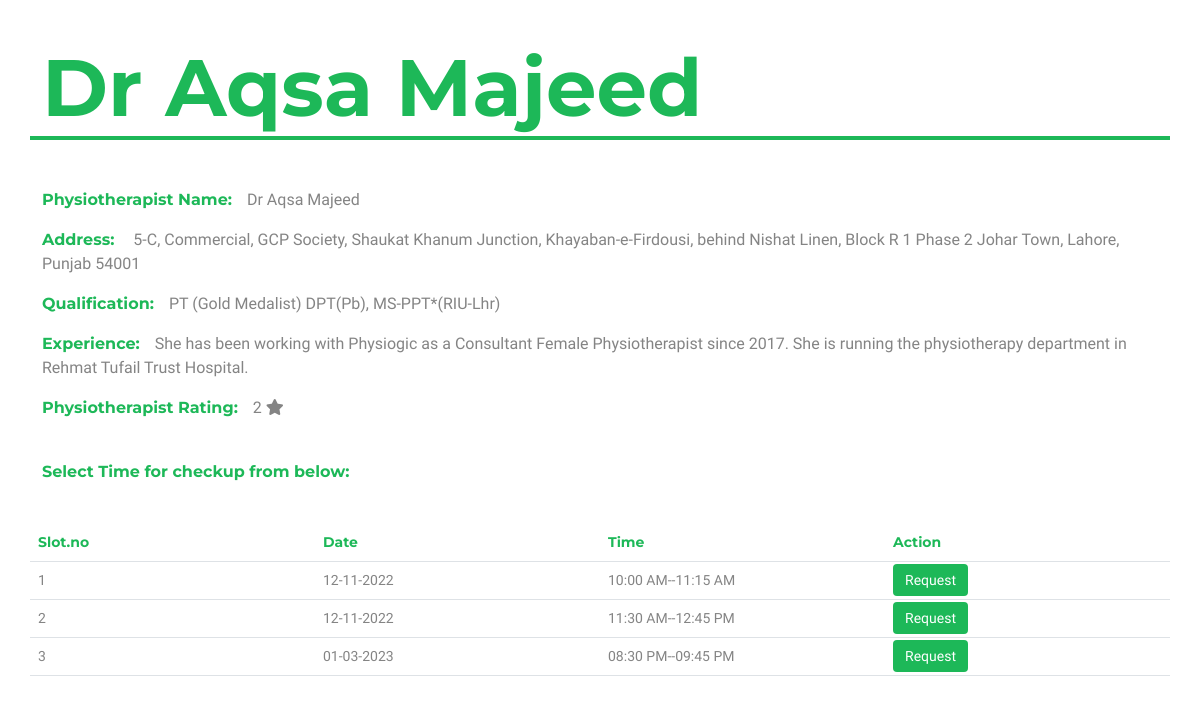
Page /UserPanel/physiotherapist-info.php?view=17 (signed in) on the committed database.
### tables this page shows
CREATE TABLE `physiotherapist` (
  `Physio_id` int(11) NOT NULL,
  `Physio_name` varchar(255) NOT NULL,
  `Physio_address` varchar(255) NOT NULL,
  `Physio_email` varchar(255) NOT NULL,
  `Physio_gender` varchar(255) NOT NULL,
  `Physio_qualification` varchar(255) NOT NULL,
  `Physio_experience` varchar(255) NOT NULL,
  `Physio_password` varchar(255) NOT NULL,
  `Physio_phone` varchar(255) NOT NULL,
  `Physio_rating` int(2) NOT NULL
);

### UserPanel/physiotherapist-info.php (the view, shortened to what this page needs)
<?php
include("../db/conn.php");
if(isset($_GET['view'])){
$view = $_GET['view'];
$result = mysqli_query($con, "SELECT * FROM `physiotherapist` WHERE `Physio_id` = '$view'");
$check = mysqli_fetch_assoc($result);}
?>
<!DOCTYPE html>
<html lang="en">
<head>
    <link href="https://cdn.jsdelivr.net/npm/bootstrap@5.2.0/dist/css/bootstrap.min.css" rel="stylesheet">
    <link rel="stylesheet" href="./patientStyle/patient.css">
</head>
<body>
    <section class="physio-info">
        <div class="container">
            <div class="row">
                <h1 class="Physio-info-header mb-5"><?php echo $check['Physio_name']; ?></h1>
                <p><label for="" class="input-labels">Physiotherapist Name: </label><?php echo $check['Physio_name']; ?></p>
                <p><label for="" class="input-labels">Address: </label>
                    <?php echo $check['Physio_address']; ?>
                </p>
                <p><label for="" class="input-labels">Qualification: </label><?php echo $check['Physio_qualification']; ?></p>
                <p><label for="" class="input-labels">Experience: </label><?php echo $check['Physio_experience']; ?></p>
                <p><label for="" class="input-labels">Physiotherapist Rating: </label><?php echo $check['Physio_rating']; ?> <i class="fa-solid fa-star"></i></p>
                <p><label for="" class="input-labels mt-4">Select Time for checkup from below:</label></p>
                <table class="table mt-4">
                    <tr class="col-12">
                        <th class="table-head col-3 col-xxl-3">Slot.no</th>
                        <th class="table-head col-3 col-xxl-3">Date</th>
                        <th class="table-head col-3 col-xxl-3">Time</th>
                        <th class="table-head col-3 col-xxl-3">Action</th>
                    </tr>
                    <?php
                    $timeResult = mysqli_query($con, "SELECT * FROM `time-slots` WHERE `Physio_id` = '$view'");
                    $i = 1;
                    ?>
                    <?php while($row = mysqli_fetch_array($timeResult)){   ?>
                    <tr>
                        <td><?php echo $i; ?></td>
                        <td><?php echo $row['Slot_date']; ?></td>
                        <td><?php echo $row ['Slot_time']; ?></td>
                        <td class="align-middle">
                            <a href="./request.php?request=<?php echo $row['Slot_id']; ?>" class="request">Request
                        </td>
                    </tr>
                    <?php $i++;} ?>
                </table>
            </div>
        </div>
    </section>
</body>
</html>

### UserPanel/patientStyle/patient.css (style rules this page uses)
.input-labels { color: rgb(29, 184, 88); font-family: 'Montserrat', sans-serif; font-size: 16px; font-weight: bolder; margin-right: 15px; }
p { color: #6d6c6cd6; font-family: 'Work Sans', sans-serif; font-size: 16px; }
td { color: #6d6c6cd6; font-family: 'Work Sans', sans-serif; font-size: 14px; }
.table-head { color: rgb(29, 184, 88); font-family: 'Montserrat', sans-serif; font-size: 14px; }
.select, .request { background-color: rgb(29, 184, 88); color: white; font-family: 'Work Sans', sans-serif; font-size: 14px; border: none; padding: 5px 15px 5px 15px; border-radius: 4px; }
.view-therapist, .physio-info { padding: 40px 10px 40px 10px; }

### UserPanel/physiotherapist-info.php (style rules this page uses)
.Physio-info-header { color: rgb(29, 184, 88); font-family: 'Montserrat', sans-serif; font-size: 80px; font-weight: bold; border-bottom: 4px solid rgb(29, 184, 88); }
.request { padding:8px 12px; text-decoration: none; }

### rows in the picture
physiotherapist: Physio_name "Dr Aqsa Majeed", Physio_address "5-C, Commercial, GCP Society, Shaukat Khanum Junction, Khayaban-e-Firdousi, behind Nishat Linen, Block R 1 Phase 2 Johar Town, Lahore, Punjab 54001", Physio_qualification "PT (Gold Medalist) DPT(Pb), MS-PPT*(RIU-Lhr)", Physio_experience "She has been working with Physiogic as a Consultant Female Physiotherapist since 2017. She is running the physiotherapy department in Rehmat Tufail Trust Hospital.", Physio_rating "2"
time-slots: Slot_date "12-11-2022", Slot_time "10:00 AM--11:15 AM"
time-slots: Slot_date "12-11-2022", Slot_time "11:30 AM--12:45 PM"
time-slots: Slot_date "01-03-2023", Slot_time "08:30 PM--09:45 PM"
